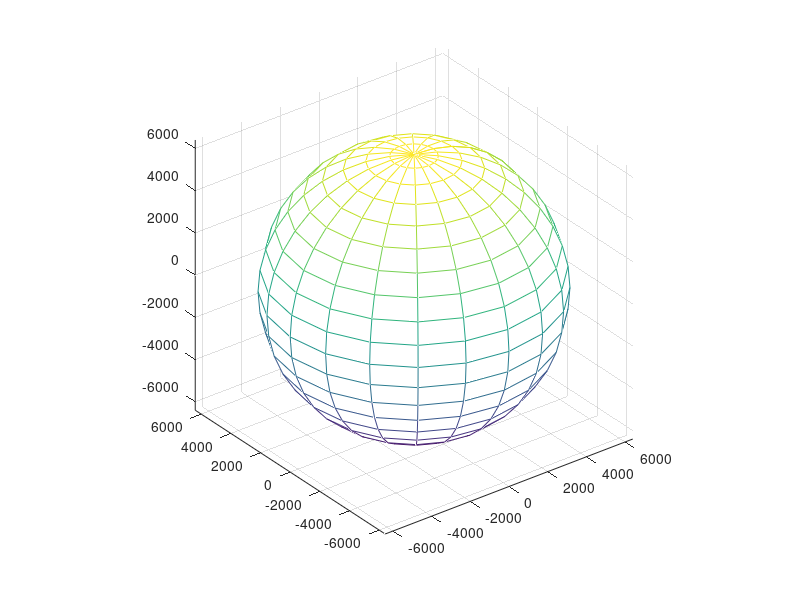

Source code (MATLAB): (Note: this script raises an error after producing the figure.)
figure;
set(gcf, 'color', 'w', 'name', 'Animation of the tossed book');
axis equal;
L=6400;
dr=2000;
xlim([-L-dr, L+dr]);
ylim([-L-dr, L+dr]);
zlim([-L-dr, L+dr]);
xlabel('\itx (m)'); 
ylabel('\ity (m)'); 
zlabel('\itz (m)         ', 'rotation', 0);
view([135 30]);
grid on;
[x y z]=sphere();
mesh(L*x,L*y,L*z)
axis equal


h = animatedline;
point = line(out.Orbit_dynamics(1,1),out.Orbit_dynamics(1,2),out.Orbit_dynamics(1,3), 'marker', 'o', 'markerfacecolor', 'b');
for i = 1:5:size(out.tout,1)

set(point, 'xdata', out.Orbit_dynamics(i,1), 'ydata', out.Orbit_dynamics(i,2), 'zdata', out.Orbit_dynamics(i,3));
    addpoints(h,out.Orbit_dynamics(i,1),out.Orbit_dynamics(i,2),out.Orbit_dynamics(i,3));


    
    drawnow limitrate;
%     drawnow ;
%     writeVideo(video_w, getframe(gcf));

end